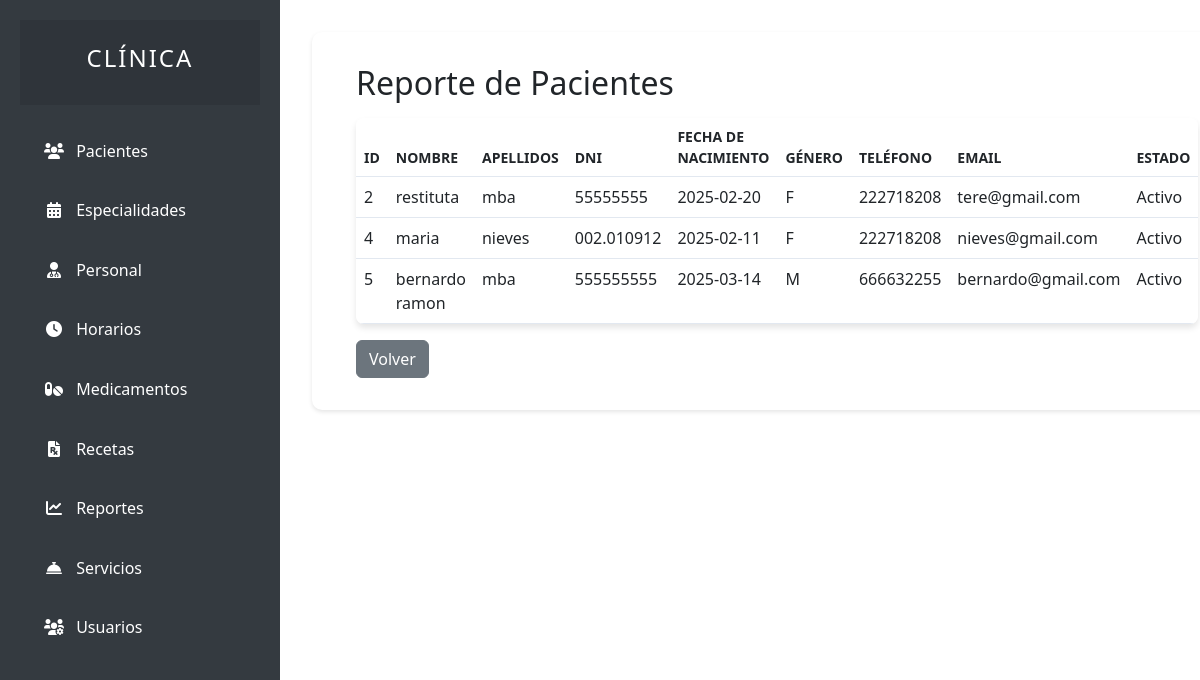
Page /user/Admin/modules/reportes/report/indexreportes_pacientes.php on the earlier database version.
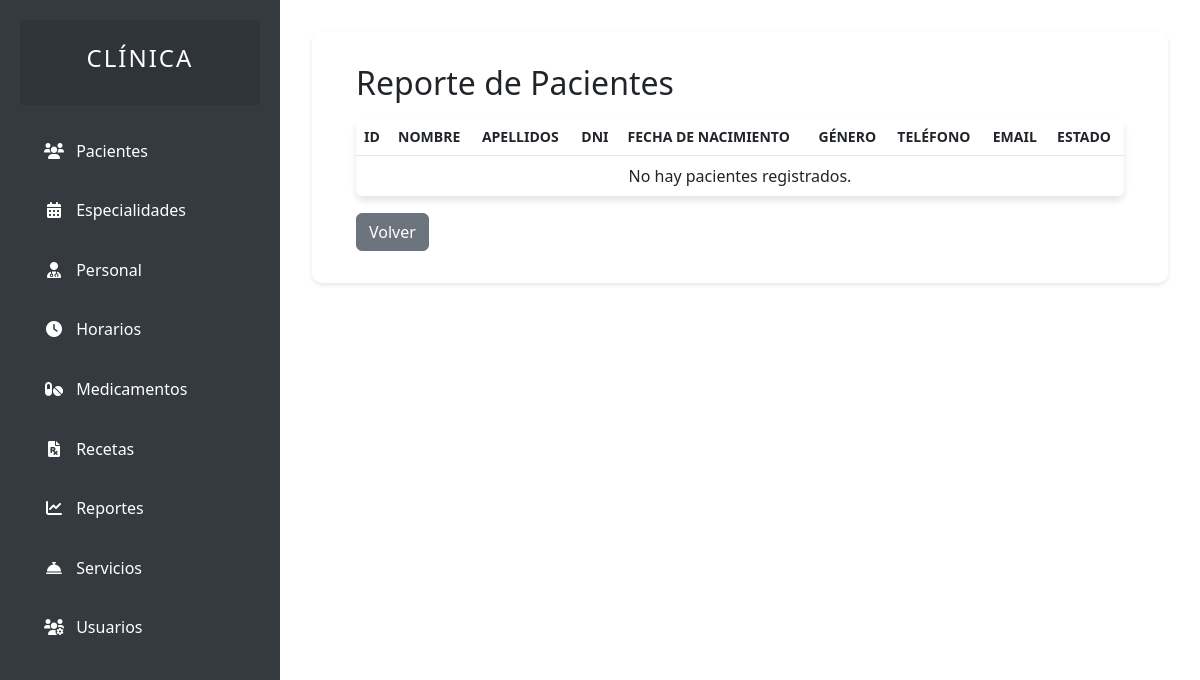
Same page on the later database version.
### tables this page shows
CREATE TABLE pacientes (
  id INT(11) NOT NULL AUTO_INCREMENT,
  nombre VARCHAR(100) NOT NULL,
  apellidos VARCHAR(100) NOT NULL,
  dni VARCHAR(20) UNIQUE DEFAULT NULL,
  fecha_nacimiento DATE DEFAULT NULL,
  genero ENUM('M', 'F', 'Otro') DEFAULT NULL,
  telefono VARCHAR(20) DEFAULT NULL,
  email VARCHAR(100) DEFAULT NULL,
  direccion TEXT DEFAULT NULL,
  foto VARCHAR(255) DEFAULT NULL,
  estado ENUM('Activo', 'Inactivo') DEFAULT 'Activo',
  fecha_registro DATETIME DEFAULT CURRENT_TIMESTAMP,
  PRIMARY KEY (id)
);

### user/Admin/modules/reportes/reportes_pacientes.php (the view, shortened to what this page needs)
<?php
include "conexion.php";
$query = "SELECT * FROM pacientes";
$resultado = mysqli_query($conexion, $query);
?>
<!DOCTYPE html>
<html lang="es">
<head>
    <link href="https://cdn.jsdelivr.net/npm/bootstrap@5.3.0/dist/css/bootstrap.min.css" rel="stylesheet">
</head>
<body>
    <div class="container">
        <h2>Reporte de Pacientes</h2>
        <table class="table table-hover">
            <thead>
                <tr>
                    <th>ID</th>
                    <th>Nombre</th>
                    <th>Apellidos</th>
                    <th>DNI</th>
                    <th>Fecha de Nacimiento</th>
                    <th>Género</th>
                    <th>Teléfono</th>
                    <th>Email</th>
                    <th>Estado</th>
                </tr>
            </thead>
            <tbody>
                <?php if (mysqli_num_rows($resultado) > 0): ?>
                    <?php while ($paciente = mysqli_fetch_assoc($resultado)): ?>
                        <tr>
                            <td><?php echo htmlspecialchars($paciente['id']); ?></td>
                            <td><?php echo htmlspecialchars($paciente['nombre']); ?></td>
                            <td><?php echo htmlspecialchars($paciente['apellidos']); ?></td>
                            <td><?php echo htmlspecialchars($paciente['dni']); ?></td>
                            <td><?php echo htmlspecialchars($paciente['fecha_nacimiento']); ?></td>
                            <td><?php echo htmlspecialchars($paciente['genero']); ?></td>
                            <td><?php echo htmlspecialchars($paciente['telefono']); ?></td>
                            <td><?php echo htmlspecialchars($paciente['email']); ?></td>
                            <td><?php echo htmlspecialchars($paciente['estado']); ?></td>
                        </tr>
                    <?php endwhile; ?>
                <?php else: ?>
                    <tr>
                        <td colspan="9" class="text-center">No hay pacientes registrados.</td>
                    </tr>
                <?php endif; ?>
            </tbody>
        </table>
        <a href="/pesadilla/user/Admin/modules/reportes/indexreportes.php" class="btn btn-secondary">Volver</a>
    </div>
</body>
</html>

Differences in the rows shown:
removed pacientes: id "2", nombre "restituta", apellidos "mba", dni "55555555", fecha_nacimiento "2025-02-20", genero "F", telefono "222718208", email "tere@gmail.com", estado "Activo"
removed pacientes: id "4", nombre "maria", apellidos "nieves", dni "002.010912", fecha_nacimiento "2025-02-11", genero "F", telefono "222718208", email "nieves@gmail.com", estado "Activo"
removed pacientes: id "5", nombre "bernardo ramon", apellidos "mba", dni "555555555", fecha_nacimiento "2025-03-14", genero "M", telefono "666632255", email "bernardo@gmail.com", estado "Activo"
Other differences:
text now shown: "No hay pacientes registrados."
